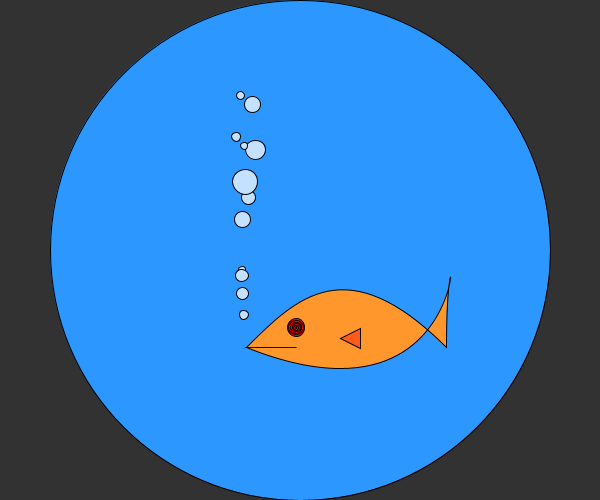
Frame 1 (no input)
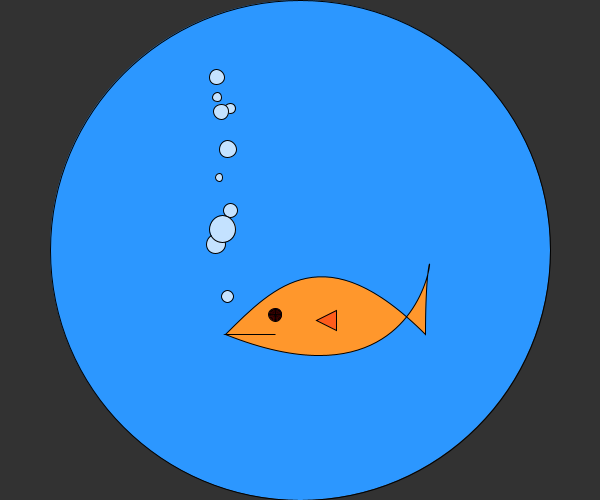
Frame 60 (the mouse pressed at the canvas centre just before this capture)
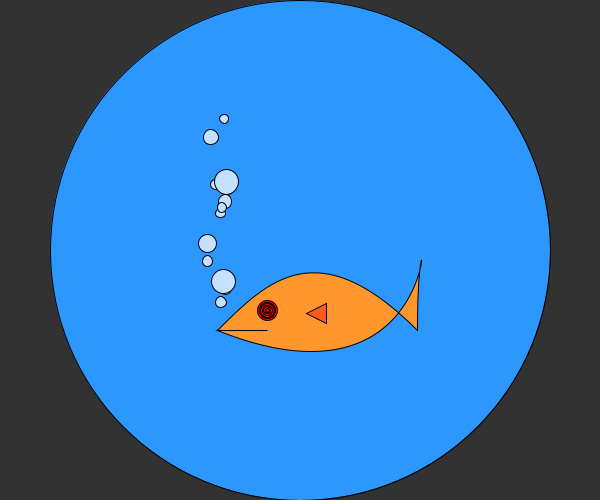
Frame 120 (the mouse held since frame 60 and released just before this capture)

The Processing sketch that drew these frames (run headless with seeded random() and noise(); from frame 60 on, the mouse is pressed at the canvas centre):

// Processing sketch: processing_75938
// ── processing_75938.pde

void setup() {
  size (600, 500);
  smooth();
}

void draw() {

  background (50);

  fill(44, 151, 255);
  ellipse (width/2, height/2, 500, 500);


  pushMatrix();



  float noise1 = noise((millis()/10000.0)%width);
  float noise2 = noise(millis()/2000.0);


  float x1 = map(noise1, 0, 1, -10, 250);
  float y1 = map(noise2, 0, 1, -10, 100);
  float xFin = map (noise1, 0, 1, -20, 20);
  float yFin = map (noise2, 0, 1, -25, 25);

  translate (x1, y1);

  fill (196, 226, 255);
  for (int b=0; b<12; b++) {

    float bubSize = 2 + random (5, 25);
    float ybub = random (40, 280);
    float xbub = 100 + random(-10, 10);
    ellipse (xbub, ybub, bubSize, bubSize);
  }

  fill (255, 151, 44);
  beginShape();
  //ellipse (xVal, yVal, body*random(2, 5), body);
  vertex(100, 300);
  bezierVertex(150, 250, 200, 200, 300, 300);
  vertex (300, 300);
  bezierVertex(300, 100, 350, 400, 100, 300);
  vertex(150, 300);
  endShape(CLOSE);

  float dif = random (1,4);
  float eyeSize = random (10, 20);


  for (float e=eyeSize; e>0; e=e-dif) {
    
    fill (255, 0, 0);
    ellipse (150, 280, e, e);
  }

  translate (xFin, yFin);
  fill (255, 0, 0, 100);
  triangle (190, 290, 210, 280, 210, 300);




  popMatrix();
}
